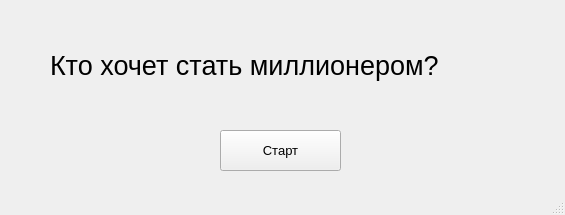
<?xml version="1.0" encoding="UTF-8"?>
<ui version="4.0">
 <class>MainWindow</class>
 <widget class="QMainWindow" name="MainWindow">
  <property name="geometry">
   <rect>
    <x>0</x>
    <y>0</y>
    <width>565</width>
    <height>215</height>
   </rect>
  </property>
  <property name="windowTitle">
   <string>Кто хочет стать миллионером?</string>
  </property>
  <widget class="QWidget" name="centralwidget">
   <widget class="QLabel" name="label">
    <property name="geometry">
     <rect>
      <x>50</x>
      <y>30</y>
      <width>471</width>
      <height>71</height>
     </rect>
    </property>
    <property name="font">
     <font>
      <pointsize>20</pointsize>
     </font>
    </property>
    <property name="text">
     <string>Кто хочет стать миллионером?</string>
    </property>
   </widget>
   <widget class="QPushButton" name="pushButton">
    <property name="geometry">
     <rect>
      <x>220</x>
      <y>130</y>
      <width>121</width>
      <height>41</height>
     </rect>
    </property>
    <property name="font">
     <font>
      <pointsize>10</pointsize>
     </font>
    </property>
    <property name="text">
     <string>Старт</string>
    </property>
   </widget>
  </widget>
  <widget class="QStatusBar" name="statusbar"/>
 </widget>
 <resources/>
 <connections/>
</ui>
